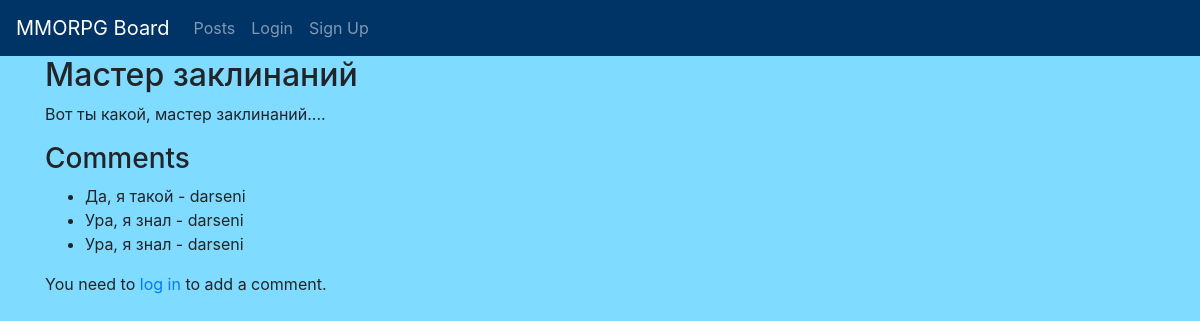
The app's page /post/1/ with its own data.
### board/models.py (models this page shows, shortened)
class Post(models.Model):
    title = models.CharField(max_length=200)
    content = RichTextField()
    image = models.ImageField(upload_to='images/', null=True, blank=True)
    video = models.FileField(upload_to='videos/', null=True, blank=True)
    category = models.ForeignKey(Category, on_delete=models.CASCADE)
    author = models.ForeignKey(User, on_delete=models.CASCADE)
    created_date = models.DateTimeField(default=timezone.now)
    published_date = models.DateTimeField(blank=True, null=True)

class Response(models.Model):
    post = models.ForeignKey(Post, on_delete=models.CASCADE, related_name='responses')
    author = models.ForeignKey(User, on_delete=models.CASCADE)
    content = models.TextField()
    created_at = models.DateTimeField(auto_now_add=True)
    accepted = models.BooleanField(default=False)

### board/views.py (the view)
# urls.py: path('post/<int:pk>/', views.post_detail, name='post_detail'),
def post_detail(request, pk):
    post = get_object_or_404(Post, pk=pk)
    return render(request, 'board/post_detail.html', {'post': post})

### templates/board/post_detail.html (shortened to what this page needs)
{% extends "base.html" %}
{% block content %}
<h2>{{ post.title }}</h2>
<p>{{ post.content|safe }}</p>
<h3>Comments</h3>
<ul>
    {% for response in post.responses.all %}
        <li>{{ response.content }} - {{ response.author.username }}</li>
    {% endfor %}
</ul>
{% if user.is_authenticated %}
    <h3>Add a Comment</h3>
    <form action="{% url 'add_comment' pk=post.pk %}" method="post">
        {% csrf_token %}
        {{ form.as_p }}
        <button type="submit">Add Comment</button>
    </form>
{% else %}
    <p>You need to <a href="{% url 'account_login' %}">log in</a> to add a comment.</p>
{% endif %}
{% endblock %}

### templates/base.html (style rules this page uses)
body { transition: background-color 1s; }

### records on screen
Post: title "Мастер заклинаний", content "Вот ты какой, мастер заклинаний...."
Response: content "Да, я такой", author.username "darseni"
Response: content "Ура, я знал", author.username "darseni"
Response: content "Ура, я знал", author.username "darseni"
